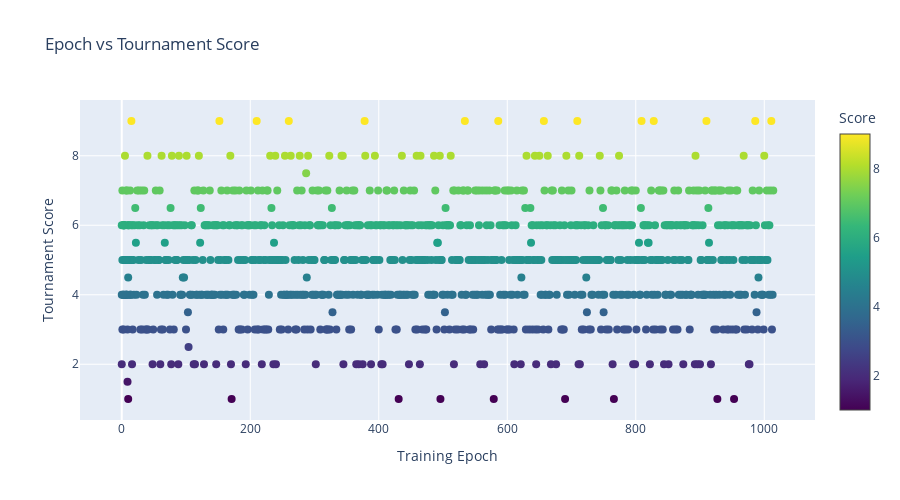

The cell this chart's notebook holds for it:
### Markdown cell above
## Epoch vs Performance

### Code cell
# Scatter plot: Epoch vs Score
fig = go.Figure()

fig.add_trace(
    go.Scatter(
        x=standings_df["epoch"],
        y=standings_df["score"],
        mode="markers",
        marker=dict(
            size=8,
            color=standings_df["score"],
            colorscale="Viridis",
            showscale=True,
            colorbar=dict(title="Score"),
        ),
        text=standings_df["name"].str[-15:],  # Show last 15 chars of name
        hovertemplate="<b>%{text}</b><br>Epoch: %{x}<br>Score: %{y}<extra></extra>",
    )
)

fig.update_layout(
    title="Epoch vs Tournament Score",
    xaxis_title="Training Epoch",
    yaxis_title="Tournament Score",
    height=500,
)
fig.show()

### Figure 1 — Plotly figure (JSON) as saved in the notebook; plotly's stock layout.template omitted (floating-point values rounded to 4 significant figures; data arrays with more than 128 entries replaced by an {"elided": "..."} marker saying what was removed)
{"data": [{"hovertemplate": "<b>%{text}</b><br>Epoch: %{x}<br>Score: %{y}<extra></extra>", "marker": {"color": {"elided": "1043 float values"}, "colorbar": {"title": {"text": "Score"}}, "colorscale": [[0, "#440154"], [0.1111, "#482878"], [0.2222, "#3e4989"], [0.3333, "#31688e"], [0.4444, "#26828e"], [0.5556, "#1f9e89"], [0.6667, "#35b779"], [0.7778, "#6ece58"], [0.8889, "#b5de2b"], [1, "#fde725"]], "showscale": true, "size": 8}, "mode": "markers", "text": {"elided": "1043 str values"}, "type": "scatter", "x": {"elided": "1043 int values"}, "y": {"elided": "1043 float values"}}], "layout": {"height": 500, "title": {"text": "Epoch vs Tournament Score"}, "xaxis": {"title": {"text": "Training Epoch"}}, "yaxis": {"title": {"text": "Tournament Score"}}}}
